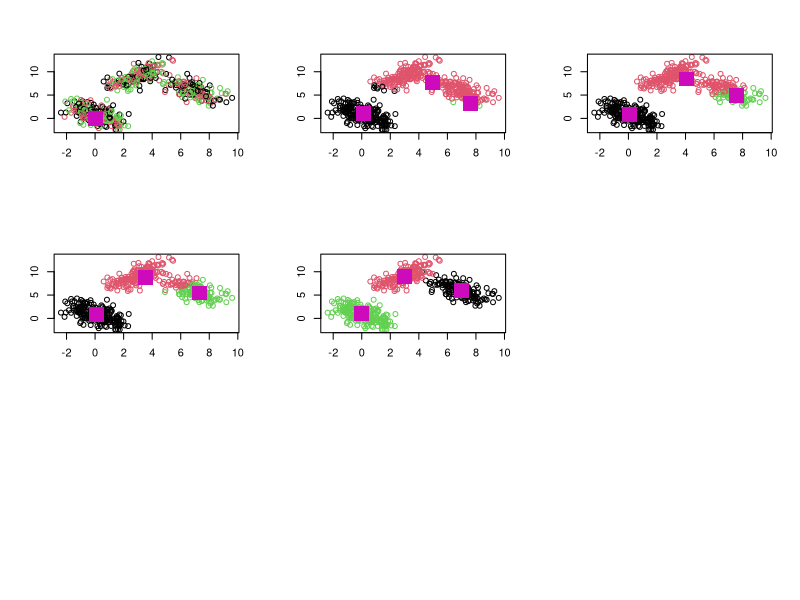

Here is the R script that generated this plot:
##########################################################################
###      This is my simple quick R code for k-Means clustering           #
#           Here is the original dataset with all the labels             #
#        Not optimized, but good for understanding what k-Means does     #
#                                                                        #
#                  source('kMeans-clustering-1.R')                       #
#                                                                        #
#                    Spring 2010, Ernest Fokoue                          #
##########################################################################

# Clear off

  graphics.off()

# Libraries

  library(MASS)

# Here is the original dataset with all the labels
  
  n1<-165
  n2<-175
  n3<-190
  n<-n1+n2+n3
  k<-3

  x<-cbind(NULL)
  #x<-t(cbind(t(rnorm(n1,2,1)),t(rnorm(n2,9,1)), t(rnorm(n3,16,1))))
  library(mvtnorm)
  x1<-rmvnorm(n1, mean=c(7, 6), sigma=matrix(c(1, -.9, -.9, 2), nrow=2))
  x2<-rmvnorm(n2, mean=c(3, 9), sigma=matrix(c(1, .9, .9, 2), nrow=2))
  x3<-rmvnorm(n3, mean=c(0, 1), sigma=matrix(c(1, -.8, -.8, 2), nrow=2))
  x<-rbind(x1,x2,x3)

  Cs <- t(cbind(c(7, 6), c(3, 9), c(0, 1)))

  y<-t(cbind(t(rep(1,n1)), t(rep(2,n2)), t(rep(3,n3))))

  x0<-cbind(x,y)

  p<-dim(x)[2]
  n<-dim(x)[1]
  ind<-cbind(NULL)
  nb<- matrix(0, ncol=1, nrow=k)

  for(j in 1:(k-1))
  {
    nb[j]<-round(n/k)
    ind <- cbind(ind, t(rep(j, nb[j])))
  }
  
  nb[k]<- n-(k-1)*nb[k-1]
  ind <- t(cbind(ind, t(rep(k, nb[k]))))
  ind<-sample(sample(sample(sample(ind))))
  C<-oC<-matrix(0,nrow=k,ncol=p)
  x<-as.matrix(cbind(x,ind))
  ix<-x

  x11()
  par(mfrow=c(3,3))

  Sys.sleep(3)    # Pause between plot
  
  plot(x, col = x[,p+1])
  points(C, col = 6, pch = 15, cex=3)

  for(j in 1:k)
  {
    C[j, ]<-oC[j, ]<-colMeans(x[which(x[,p+1]==j),-(p+1)])
  }

  iC<-C

  it  <-0
  tol <- 0.000005
  iterate<-TRUE
  dist  <- matrix(0, nrow=n, ncol=k)
  while(iterate)
  {
    oC <- C
    it <- it + 1
    for(i in 1:n)
    {
      for(j in 1:k)
      {
        dist[i,j] <- sum((x[i,-(p+1)]-C[j,])^2)
      }
      x[i,p+1] <- which(dist[i,]==min(dist[i,]))
    }
   
    for(j in 1:k)
    {
      C[j, ]<-colMeans(x[which(x[,p+1]==j),-(p+1)])
    }
    
    Sys.sleep(3)    # Pause between plot
    
    plot(x, col = x[,p+1])
    points(C, col = 6, pch = 15, cex=3)
    iterate<-(min(sqrt(rowSums(oC-C)^2))>tol)
  }

  plot(x, col = y)
  points(Cs, col = 6, pch = 15, cex=3)
